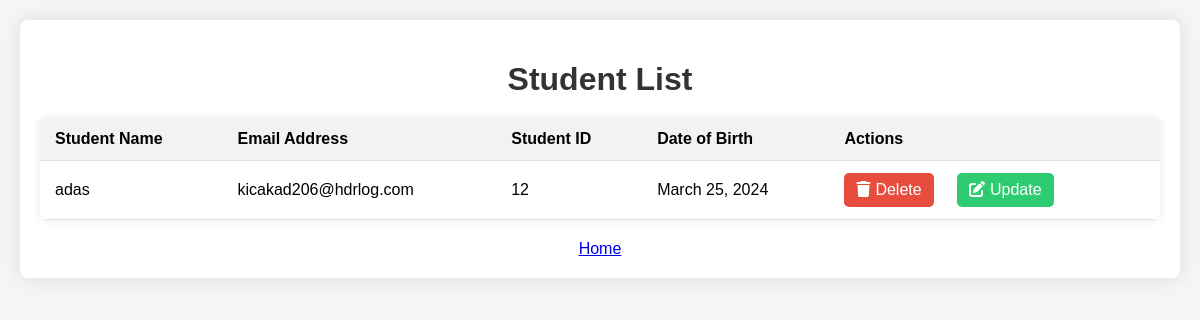
The app's page /my_app/students/, older data.
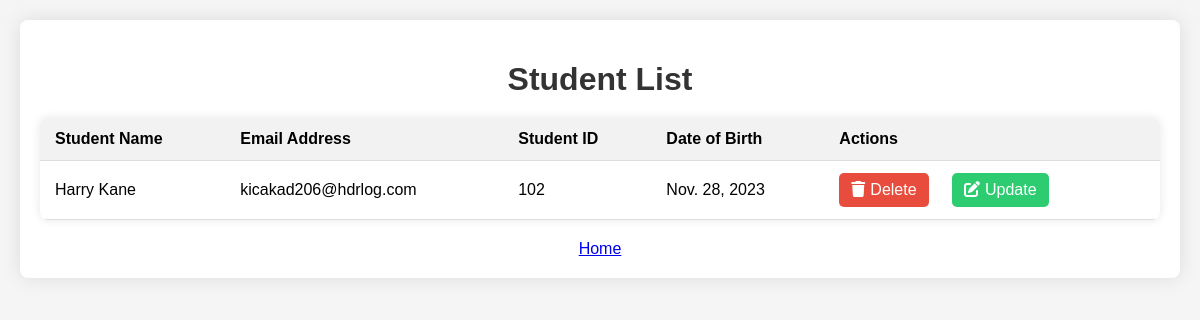
The same page, newer data.
### my_app/models.py (models this page shows, shortened)
class Student(models.Model):
    name = models.CharField(max_length=100)
    email = models.EmailField()
    student_id = models.CharField(max_length=20)
    date_of_birth = models.DateField()
    course = models.ForeignKey(Course, on_delete=models.CASCADE)

### my_app/views.py (the view)
# urls.py: path('students/', views.student_list, name='student_list'),
def student_list(request):
    students = Student.objects.all()
    return render(request, 'student_list.html', {'students': students})

### my_app/templates/student_list.html (shortened to what this page needs)
<!DOCTYPE html>
<html lang="en">
<head>
    <link rel="stylesheet" href="https://cdnjs.cloudflare.com/ajax/libs/font-awesome/6.0.0-beta3/css/all.min.css">
</head>
<body>
    <div class="container">
        <h1>Student List</h1>
        <table>
            <thead>
                <tr>
                    <th>Student Name</th>
                    <th>Email Address</th>
                    <th>Student ID</th>
                    <th>Date of Birth</th>
                    <th>Actions</th>
                </tr>
            </thead>
            <tbody>
                {% for student in students %}
                <tr>
                    <td>{{ student.name }}</td>
                    <td>{{ student.email }}</td>
                    <td>{{ student.student_id }}</td>
                    <td>{{ student.date_of_birth }}</td>
                    <td>
                        <a href="{% url 'delete_student' student.id %}" class="delete-btn" onclick="return confirm('Are you sure you want to delete this student?')"><i class="fas fa-trash"></i>Delete</a>
                        <a href="{% url 'update_student' student.id %}" class="update-btn"><i class="fas fa-edit"></i>Update</a>
                    </td>
                </tr>
                {% endfor %}
            </tbody>
        </table>
        <footer>
            <a href="{% url 'home' %}">Home</a>
        </footer>
    </div>
</body>
</html>

Row changes from the older to the newer data that the page shows:
removed Student: name "adas", email "kicakad206@hdrlog.com", student_id "12", date_of_birth "March 25, 2024"
added Student: name "Harry Kane", email "kicakad206@hdrlog.com", student_id "102", date_of_birth "Nov. 28, 2023"
